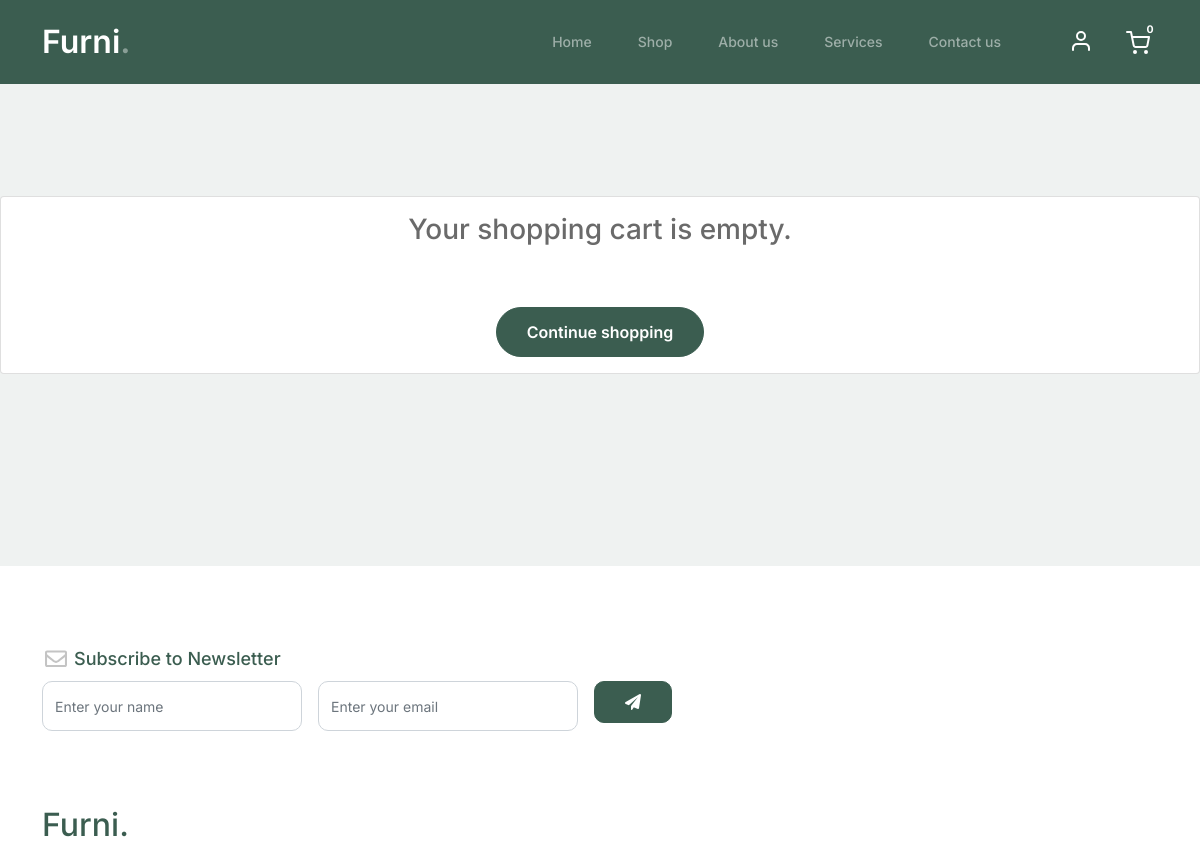
The app's page /cart/ (signed in, upper part), older data.
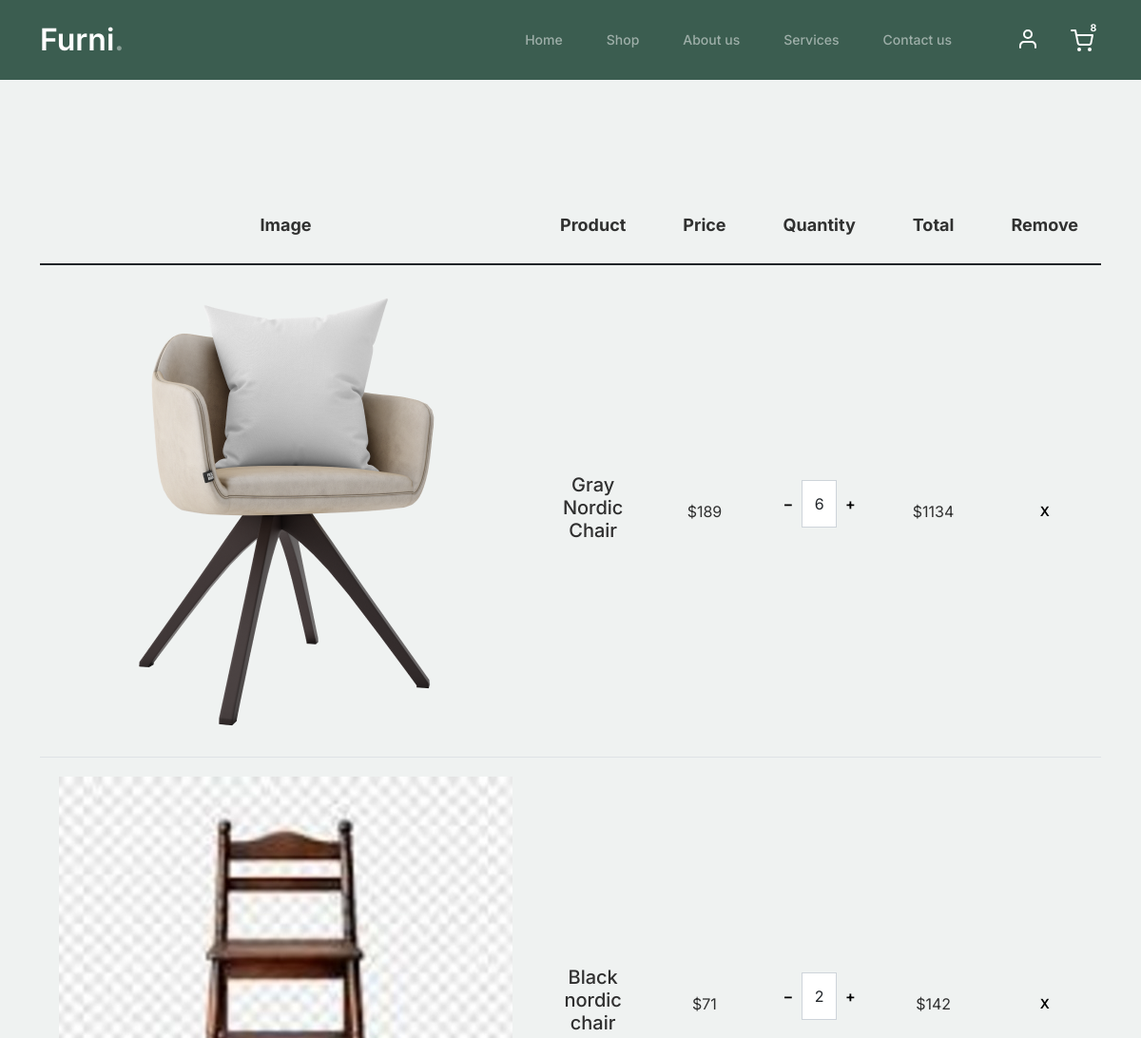
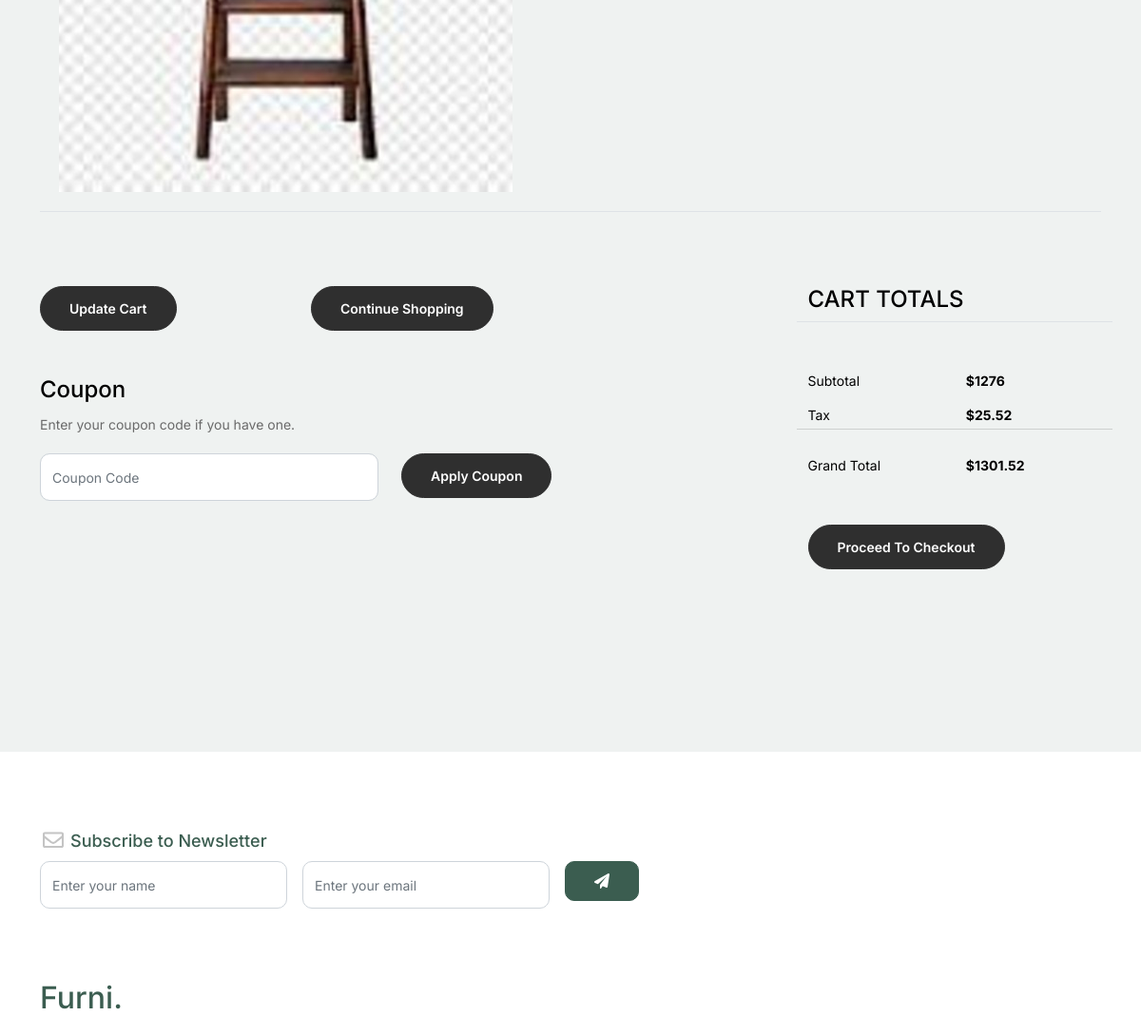
The same page, newer data (2 pictures, top to bottom).
### cart/models.py (models this page shows, shortened)
class CartItem(models.Model):
    user = models.ForeignKey(Account, on_delete=models.CASCADE, null=True)
    product = models.ForeignKey(Product, on_delete=models.CASCADE)
    cart = models.ForeignKey(Cart, on_delete=models.CASCADE, null=True)
    quantity = models.IntegerField()
    is_active = models.BooleanField(default=True)
    def subtotal(self):
        return self.product.price * self.quantity

### shop/models.py (models this page shows, shortened)
class Product(models.Model):
    product_name    = models.CharField(max_length=200, unique=True)
    category        = models.ForeignKey(Category, on_delete=models.CASCADE)
    slug            = models.SlugField(max_length=200, unique=True)
    description     = models.TextField(max_length=500, blank=True)
    price           = models.IntegerField()
    images          = models.ImageField(upload_to='photos/products')
    stock           = models.IntegerField()
    is_available    = models.BooleanField(default=True)
    created_date    = models.DateTimeField(auto_now_add=True)
    modified_date   = models.DateTimeField(auto_now=True)
    def get_url(self):
        return reverse('product_detail', args=[self.category.slug, self.slug])

### cart/views.py (the view)
# urls.py: path("", views.cart, name='cart'),
@login_required(login_url='signin')
def cart(request, total=0, quantity=0, cart_items=None):
    tax, grand_total = 0, 0
    try:
        if request.user.is_authenticated:
            cart_items = CartItem.objects.filter(user=request.user, is_active=True)
        else:
            cart = Cart.objects.get(cart_id=_cart_id(request))
            cart_items = CartItem.objects.filter(cart=cart, is_active=True)
        for cart_item in cart_items:
            total += (cart_item.product.price * cart_item.quantity)
            quantity += cart_item.quantity
        tax = (2 * total)/100
        grand_total = tax + total
    except ObjectDoesNotExist:
        pass
    context = {
        'total': total,
        "quantity": quantity,
        'cart_items': cart_items,
        'tax': tax,
        'grand_total': grand_total,
    }
    return render(request, 'shop/cart.html', context)

### accounts/models.py (called while the page is built)
    @property
    def is_authenticated(self):
        return True

### cart/context_processor.py (called while the page is built)
def counter(request):
    cart_count = 0
    if 'admin' in request.path:
        return {}
    else:
        try:
            cart = Cart.objects.filter(cart_id=_cart_id(request))
            if request.user.is_authenticated:
                cart_items = CartItem.objects.all().filter(user=request.user)
            else:
                cart_items = CartItem.objects.all().filter(cart=cart[:1])
            for cart_item in cart_items:
                cart_count += cart_item.quantity
        except Cart.DoesNotExist:
            cart_count = 0
    if cart_count > 9:
        cart_count = '9+'
    return dict(cart_count=cart_count)

### cart/views.py (called while the page is built)
def _cart_id(request):
    cart = request.session.session_key
    if not cart:
        cart = request.session.create()
    return cart

### templates/shop/cart.html
{% extends 'base.html' %}
{% load static %}
{% block content %}
<div class="untree_co-section before-footer-section">
  {% if not cart_items %}
<div class="card">
  <div class="container">
    <h3 class="text-center my-3">Your shopping cart is empty.</h3>
    <br>
    <div class="text-center my-3">
      <a href="{% url 'shop' %}" class="btn btn-primary">Continue shopping</a>
    </div>
  </div>
</div>
{% else %}
    <div class="container">
      <div class="row mb-5">
        <form class="col-md-12" method="post">
          <div class="site-blocks-table">
            <table class="table">
              <thead>
                <tr>
                  <th class="product-thumbnail">Image</th>
                  <th class="product-name">Product</th>
                  <th class="product-price">Price</th>
                  <th class="product-quantity">Quantity</th>
                  <th class="product-total">Total</th>
                  <th class="product-remove">Remove</th>
                </tr>
              </thead>
              <tbody>
                {% for cart_item in cart_items %}
                <tr>
                  <td class="product-thumbnail">
                    <a href="{{ cart_item.product.get_url }}"><img src="{{ cart_item.product.images.url }}" alt="Image" class="img-md"></a>
                  </td>
                  <td class="product-name">
                    <h2 class="h5 text-black"><a href="{{ cart_item.product.get_url }}" style="text-decoration: none;">{{cart_item.product.product_name}}</a></h2>
                  </td>
                  <td>${{cart_item.product.price}}</td>
                  <td>
                    <div class="input-group mb-3 d-flex align-items-center quantity-container" style="max-width: 120px;">
                      <div class="input-group-prepend">
                        <a href="{% url 'remove_cart' cart_item.product.id %}" class="btn btn-outline-black decrease" type="button">&minus;</a>
                      </div>
                      <input type="text" class="form-control text-center quantity-amount" value="{{ cart_item.quantity }}" placeholder="" aria-label="Example text with button addon" aria-describedby="button-addon1">
                      <div class="input-group-append">
                        <a href="{% url 'add_cart' cart_item.product.id %}" class="btn btn-outline-black increase" type="button">&plus;</a>
                      </div>
                    </div>
                  </td>
                  <td>${{ cart_item.subtotal }}</td>
                  <td><a href="{% url 'remove_cart_item' cart_item.product.id %}" class="btn btn-black btn-sm">X</a></td>
                </tr>
                {% endfor %}
              </tbody>
            </table>
          </div>
        </form>
      </div>
      <div class="row">
        <div class="col-md-6">
          <div class="row mb-5">
            <div class="col-md-6 mb-3 mb-md-0">
              <a class="btn btn-black btn-sm btn-block" href="{% url 'shop' %}">Update Cart</a>
            </div>
            <div class="col-md-6">
              <a class="btn btn-outline-black btn-sm btn-block" href="{% url 'shop' %}">Continue Shopping</a>
            </div>
          </div>
          <div class="row">
            <div class="col-md-12">
              <label class="text-black h4" for="coupon">Coupon</label>
              <p>Enter your coupon code if you have one.</p>
            </div>
            <div class="col-md-8 mb-3 mb-md-0">
              <input type="text" class="form-control py-3" id="coupon" placeholder="Coupon Code">
            </div>
            <div class="col-md-4">
              <button class="btn btn-outline-black btn-sm btn-block mb-3">Apply Coupon</button>
            </div>
          </div>
        </div>
        <div class="col-md-6 pl-5">
          <div class="row justify-content-end">
            <div class="col-md-7">
              <div class="row">
                <div class="col-md-12 text-right border-bottom mb-5">
                  <h3 class="text-black h4 text-uppercase">Cart Totals</h3>
                </div>
              </div>
              <div class="row mb-2">
                <div class="col-md-6">
                  <span class="text-black">Subtotal</span>
                </div>
                <div class="col-md-6 text-right">
                  <strong class="text-black">${{ total }}</strong>
                </div>
              </div>
              <div class="row mb-2">
                <div class="col-md-6">
                  <span class="text-black">Tax</span>
                </div>
                <div class="col-md-6 text-right">
                  <strong class="text-black">${{ tax }}</strong>
                </div>
                <hr>
              </div>
              <div class="row mb-5">
                <div class="col-md-6">
                  <span class="text-black">Grand Total</span>
                </div>
                <div class="col-md-6 text-right">
                  <strong class="text-black">${{ grand_total }}</strong>
                </div>
              </div>
              <div class="row">
                <div class="col-md-12">
                  <a href="{% url 'checkout' %}" class="btn btn-outline-black btn-sm btn-block" >Proceed To Checkout</a>
                </div>
              </div>
            </div>
          </div>
        </div>
      </div>
    </div>
    {% endif %}
  </div>
{% endblock %}

Row changes from the older to the newer data that the page shows:
added CartItem: product.images (picture), product.product_name "Gray Nordic Chair", product.price "189", quantity "6", subtotal "1134"
added CartItem: product.images (picture), product.product_name "Black nordic chair", product.price "71", quantity "2", subtotal "142"
Text that changed along with them:
{{ cart_count }}: "0" → "8"
{{ total }}: (not shown) → "1276"
{{ tax }}: (not shown) → "25.52"
{{ grand_total }}: (not shown) → "1301.52"
text no longer shown: "Your shopping cart is empty. Continue shopping"
text now shown: "Image Product Price Quantity Total Remove Update Cart Continue Shopping Coupon Enter your coupon code if you have one. Apply Coupon CART TOTALS Subtotal $ Tax $ Grand Total $ Proceed To Checkout"
